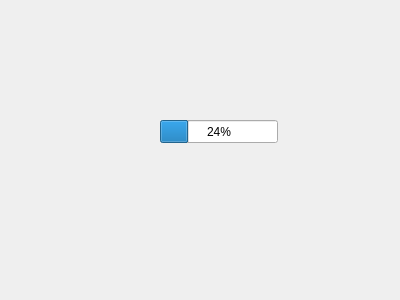
<?xml version="1.0" encoding="UTF-8"?>
<ui version="4.0">
 <class>Advertise</class>
 <widget class="QWidget" name="Advertise">
  <property name="geometry">
   <rect>
    <x>0</x>
    <y>0</y>
    <width>400</width>
    <height>300</height>
   </rect>
  </property>
  <property name="windowTitle">
   <string>Form</string>
  </property>
  <widget class="QProgressBar" name="progressBar">
   <property name="geometry">
    <rect>
     <x>160</x>
     <y>120</y>
     <width>118</width>
     <height>23</height>
    </rect>
   </property>
   <property name="value">
    <number>24</number>
   </property>
  </widget>
 </widget>
 <resources/>
 <connections/>
</ui>
